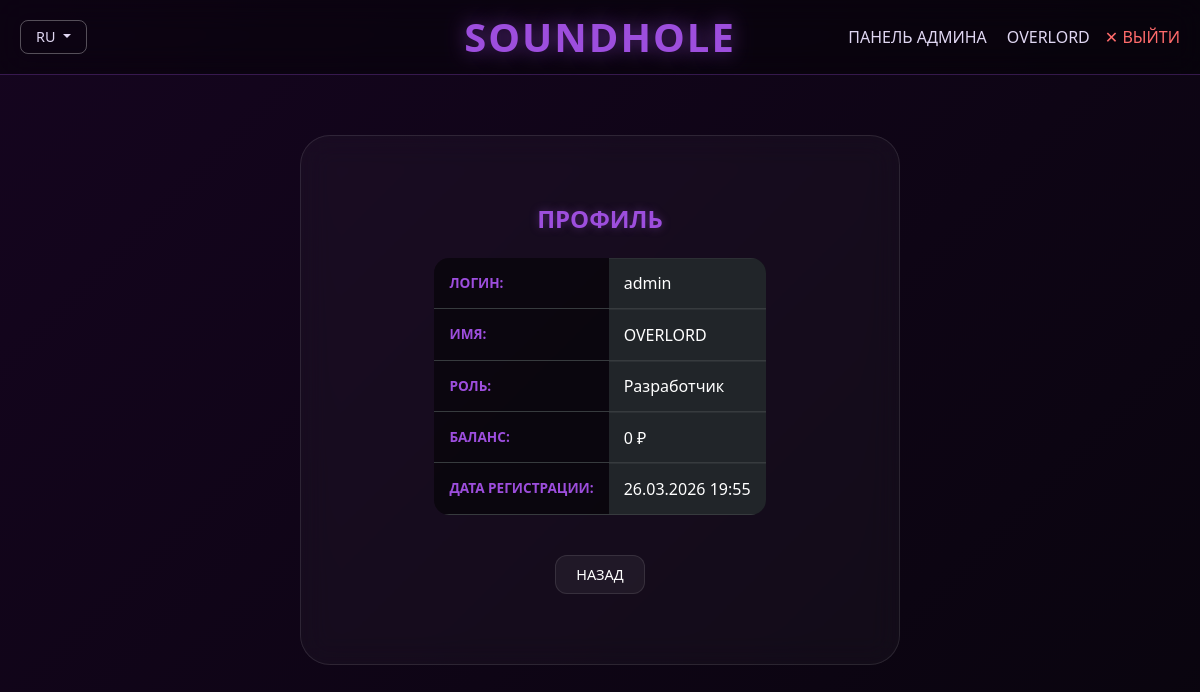
The page /account (signed in) on the database as committed earlier.
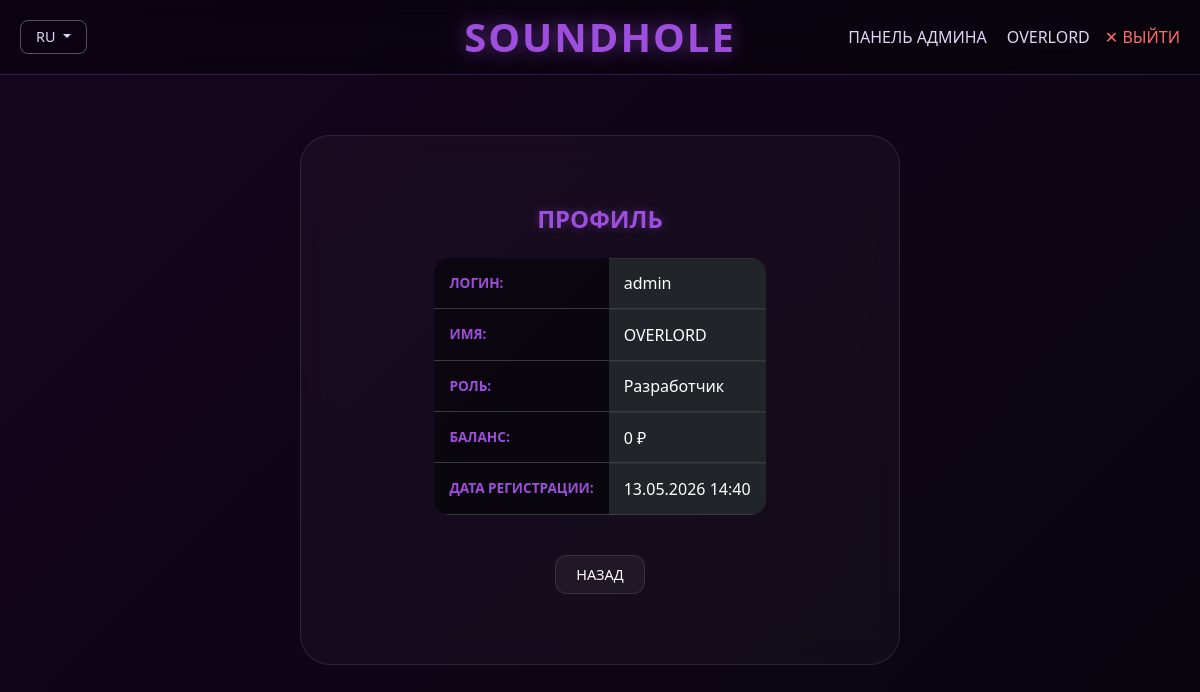
The same page on the database as committed later.
### backend/database/models/users_model.py (models this page shows, shortened)
class UserModel(SqlAlchemyBase):
    __tablename__ = 'users'
    id = sqlalchemy.Column(
        sqlalchemy.Integer, primary_key=True, autoincrement=True)
    username = sqlalchemy.Column(
        sqlalchemy.String, index=True, unique=True, nullable=True)
    name = sqlalchemy.Column(sqlalchemy.String, nullable=True)
    about = sqlalchemy.Column(sqlalchemy.String, nullable=True)
    email = sqlalchemy.Column(
        sqlalchemy.String, index=True, unique=True, nullable=True)
    role = sqlalchemy.Column(sqlalchemy.String, default='user')
    funds = sqlalchemy.Column(sqlalchemy.Integer, default=0)
    inn = sqlalchemy.Column(sqlalchemy.String, nullable=True)
    rkn_number = sqlalchemy.Column(sqlalchemy.String, nullable=True)
    docs_path = sqlalchemy.Column(sqlalchemy.String, nullable=True)
    rep_name = sqlalchemy.Column(sqlalchemy.String, nullable=True)
    rep_email = sqlalchemy.Column(sqlalchemy.String, nullable=True)
    status = sqlalchemy.Column(sqlalchemy.String, default='active')
    hashed_password = sqlalchemy.Column(sqlalchemy.String, nullable=True)
    created_date = sqlalchemy.Column(
        sqlalchemy.DateTime, default=datetime.datetime.now)
    band_page = orm.relationship(
        "BandPageModel", back_populates='band', uselist=False)

### app.py (the view)
@app.route('/account')
def account():
    ip = get_client_ip()
    if 'user_id' not in session:
        logger.info(f"IP: {ip} - попытка доступа к аккаунту без авторизации")
        return redirect(url_for('login', register_first=1))
    db_sess = db_session.create_session()
    user = db_sess.query(UserModel).filter(
        UserModel.id == session['user_id']).first()
    if not user:
        session.clear()
        db_sess.close()
        logger.warning(
            f"IP: {ip} - пользователь сессии {session.get('user_id')} не найден")
        return redirect(url_for('login'))
    db_sess.close()
    return render_template('account.html', user=user)

### app.py (called while the page is built)
def get_client_ip():
    if request.headers.get('X-Forwarded-For'):
        return request.headers.get('X-Forwarded-For').split(',')[0]
    return request.remote_addr

@app.before_request
def log_request():
    ip = get_client_ip()
    logger.info(f"IP: {ip} - {request.method} {request.path}")

@app.context_processor
def inject_vars():
    lang = session.get('lang', 'ru')
    return dict(txt=TRANSLATIONS.get(lang, TRANSLATIONS['ru']), current_lang=lang)

### backend/database/db_session.py (called while the page is built)
def create_session() -> Session:
    global __factory
    return __factory()

### templates/account.html (shortened to what this page needs)
{% extends 'base.html' %}
{% block content %}
<div class="container d-flex justify-content-center" style="min-height: 70vh;">
    <div class="custom-card card-home" style="max-width: 600px; width: 100%;">
        <h2 class="page-title text-center mb-4">{{ txt.profile }}</h2>
        <div class="table-responsive">
            <table class="table table-dark">
                <tr>
                    <th>{{ txt.username }}:</th>
                    <td>{{ user.username }}</td>
                </tr>
                <tr>
                    <th>{{ txt.name }}:</th>
                    <td>{{ user.name }}</td>
                </tr>
                <tr>
                    <th>{{ txt.role }}:</th>
                    <td>
                        {% if user.role == 'user' %}{{ txt.listener }}
                        {% elif user.role == 'band' %}{{ txt.band }}
                        {% else %}{{ txt.admin }}{% endif %}
                    </td>
                </tr>
                <tr>
                    <th>{{ txt.funds }}:</th>
                    <td>{{ user.funds }} {% if current_lang == 'sq' %}{{ txt.all }}{% else %}{{ txt.rub }}{% endif %}</td>
                </tr>
                <tr>
                    <th>{{ txt.created }}:</th>
                    <td>{{ user.created_date.strftime('%d.%m.%Y %H:%M') if user.created_date else '-' }}</td>
                </tr>
            </table>
        </div>
        <div class="text-center mt-4">
            <a href="{{ url_for('index') }}" class="btn-back">{{ txt.back }}</a>
        </div>
    </div>
</div>
{% endblock %}

### templates/base.html (shortened to what this page needs)
<!DOCTYPE html>
<html lang="{{ current_lang }}">
<head>
    <link href="https://cdn.jsdelivr.net/npm/bootstrap@5.3.0/dist/css/bootstrap.min.css" rel="stylesheet">
    <link rel="stylesheet" href="{{ url_for('static', filename='css/style.css') }}">
</head>
<body>
    <nav class="navbar navbar-expand-lg">
        <div class="container-fluid navbar-container">
            <div class="navbar-left">
                <div class="lang-dropdown">
                    <button class="btn-lang dropdown-toggle" type="button" data-bs-toggle="dropdown">
                        {{ current_lang|upper }}
                    </button>
                </div>
            </div>
            <div class="navbar-center">
                <a class="navbar-brand" href="{{ url_for('index') }}">SOUNDHOLE</a>
            </div>
            <div class="navbar-right">
                <div class="nav-items user-group">
                    {% if session.get('role') == 'admin' %}
                    <a class="nav-link admin-link" href="{{ url_for('developers') }}">{{ txt.admin_panel }}</a>
                    {% endif %}
                    {% if session.get('user_id') %}
                    <div class="user-actions">
                        <a class="nav-link profile-link" href="{{ url_for('account') }}">
                            {{ session['display_name'] }}
                        </a>
                        <a class="nav-link logout-link" href="{{ url_for('logout') }}">✕ {{ txt.logout }}</a>
                    </div>
                    {% else %}
                    <a class="nav-link login-link" href="{{ url_for('login') }}">{{ txt.login }}</a>
                    {% endif %}
                </div>
            </div>
        </div>
    </nav>
    <div class="main-content">
        {% block content %}{% endblock %}
    </div>
</body>
</html>

### static/css/style.css (style rules this page uses)
:root { --primary-purple: #9d4edd; --light-purple: #c77dff; --neon-blue: #00fffb; --bg-dark: #020205; --text-main: #e0d7f2; --glass-bg: rgba(255, 255, 255, 0.03); --glass-border: rgba(255, 255, 255, 0.1); }
* { box-sizing: border-box; }
body { margin: 0; min-height: 100vh; font-family: 'Segoe UI', sans-serif; background: linear-gradient(-45deg, #020205, #0d051a, #050508, #15051f); background-size: 400% 400%; animation: gradientBG 20s ease infinite; color: var(--text-main); overflow-x: hidden; }
.navbar { background: rgba(0, 0, 0, 0.4) !important; backdrop-filter: blur(15px); border-bottom: 1px solid rgba(157, 78, 221, 0.3); padding: 10px 0; position: sticky; top: 0; z-index: 1000; width: 100%; }
.navbar-container { display: flex; justify-content: space-between; align-items: center; padding: 10px 20px; width: 100%; box-sizing: border-box; position: relative; }
.navbar-left { z-index: 1001; display: flex; align-items: center; min-width: 150px; }
.navbar-center { position: absolute; left: 50%; transform: translateX(-50%); z-index: 1000; text-align: center; }
.navbar-brand { font-size: 2.5rem; font-weight: 900; color: var(--primary-purple); text-shadow: 0 0 20px rgba(157, 78, 221, 0.6); text-decoration: none; white-space: nowrap; margin: 0; letter-spacing: 2px; }
.navbar-right { z-index: 1001; display: flex; align-items: center; justify-content: flex-end; min-width: 150px; }
.nav-items { display: flex; align-items: center; gap: 20px; }
.user-actions { display: flex; align-items: center; gap: 15px; white-space: nowrap; }
.nav-link { color: var(--text-main) !important; transition: 0.3s; font-size: 1rem; text-decoration: none; display: inline-flex; align-items: center; }
.logout-link { color: #ff6b6b !important; }
.lang-dropdown { position: relative; display: inline-block; }
.btn-lang { background: transparent; border: 1px solid rgba(255, 255, 255, 0.3); color: var(--text-main); padding: 5px 15px; border-radius: 8px; font-size: 0.9rem; transition: 0.3s; cursor: pointer; }
.main-content { min-height: calc(100vh - 80px); display: flex; flex-direction: column; align-items: center; justify-content: flex-start; padding: 40px 20px 80px 20px; width: 100%; box-sizing: border-box; }
.container { width: 100%; max-width: 1100px; padding: 0 15px; margin: 0 auto; }
@media (min-width: 769px) { .main-content { padding-top: 60px; } }
.card-home { width: 100%; max-width: 800px; min-height: 220px; padding: 30px 40px; display: flex; flex-direction: column; justify-content: center; align-items: center; margin: 0 auto 30px auto; box-sizing: border-box; background: var(--glass-bg); backdrop-filter: blur(15px); border: 1px solid var(--glass-border); border-radius: 30px; }
.btn-back { background: rgba(255, 255, 255, 0.05); color: white; padding: 8px 20px; border-radius: 12px; text-decoration: none; border: 1px solid rgba(255, 255, 255, 0.1); transition: 0.3s; display: inline-block; white-space: nowrap; font-size: 0.9rem; }
.custom-card { background: var(--glass-bg); backdrop-filter: blur(15px); border: 1px solid var(--glass-border); border-radius: 30px; padding: 40px; }
.page-title { font-size: 1.5rem; font-weight: 700; text-transform: uppercase; color: var(--primary-purple); text-shadow: 0 0 10px rgba(157, 78, 221, 0.4); }
.table-dark { background: rgba(0, 0, 0, 0.4); border-radius: 15px; overflow: hidden; color: var(--text-main); border-collapse: separate; border-spacing: 0; }
.table-dark th { color: var(--primary-purple); font-weight: 700; text-transform: uppercase; font-size: 0.85rem; background: rgba(0, 0, 0, 0.2); padding: 15px; }
.table-dark td { vertical-align: middle; padding: 12px 15px; border-top: 1px solid rgba(255, 255, 255, 0.05); }
.text-center { text-align: center !important; }
.mb-4 { margin-bottom: 1.5rem !important; }
.mt-4 { margin-top: 1.5rem !important; }

Rows that differ between the two databases and show on the page:
changed UserModel "OVERLORD": created_date "26.03.2026 19:55" → "13.05.2026 14:40"
